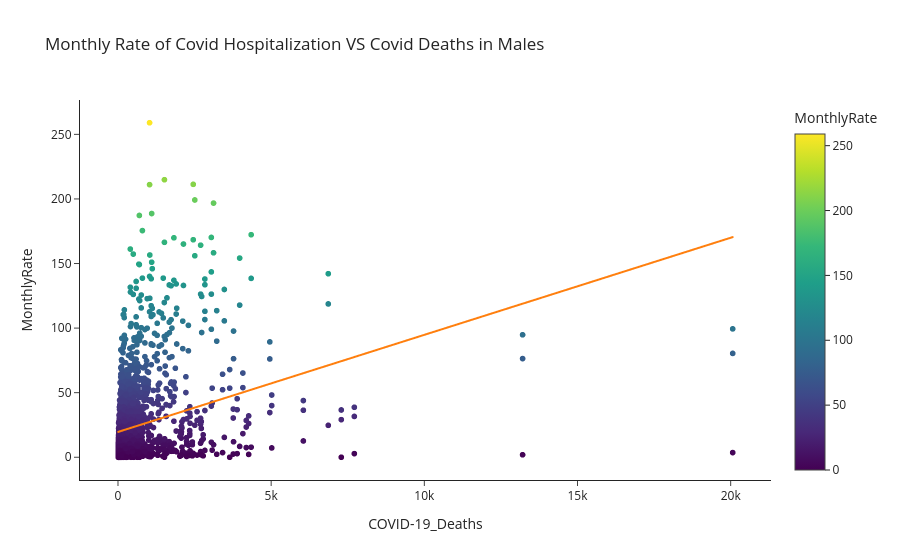

Notebook code cell kept with this figure:
### Code cell
# Creates visualization using plotly
fig = px.scatter(covid_DeathsAndHospital_Male, 
                 x='COVID-19_Deaths', 
                 y='MonthlyRate', 
                 trendline='ols', 
                 color='MonthlyRate',
                 template='simple_white',
                 title = 'Monthly Rate of Covid Hospitalization VS Covid Deaths in Males'
                )
fig.show()

### Figure 1 — Plotly figure (JSON) as saved in the notebook; plotly's stock layout.template omitted (floating-point values rounded to 4 significant figures; data arrays with more than 128 entries replaced by an {"elided": "..."} marker saying what was removed)
{"data": [{"hovertemplate": "COVID-19_Deaths=%{x}<br>MonthlyRate=%{marker.color}<extra></extra>", "legendgroup": "", "marker": {"color": {"elided": "2878 float values"}, "coloraxis": "coloraxis", "symbol": "circle"}, "mode": "markers", "name": "", "showlegend": false, "type": "scattergl", "x": {"elided": "2878 float values"}, "xaxis": "x", "y": {"elided": "2878 float values"}, "yaxis": "y"}, {"hovertemplate": "<b>OLS trendline</b><br>MonthlyRate = 0.00751854 * COVID-19_Deaths + 19.5888<br>R<sup>2</sup>=0.087907<br><br>COVID-19_Deaths=%{x}<br>MonthlyRate=%{y} <b>(trend)</b><extra></extra>", "legendgroup": "", "marker": {"symbol": "circle"}, "mode": "lines", "name": "", "showlegend": false, "type": "scattergl", "x": {"elided": "2535 int values"}, "xaxis": "x", "y": {"elided": "2535 float values"}, "yaxis": "y"}], "layout": {"coloraxis": {"colorbar": {"title": {"text": "MonthlyRate"}}, "colorscale": [[0, "#440154"], [0.1111, "#482878"], [0.2222, "#3e4989"], [0.3333, "#31688e"], [0.4444, "#26828e"], [0.5556, "#1f9e89"], [0.6667, "#35b779"], [0.7778, "#6ece58"], [0.8889, "#b5de2b"], [1, "#fde725"]]}, "legend": {"tracegroupgap": 0}, "title": {"text": "Monthly Rate of Covid Hospitalization VS Covid Deaths in Males"}, "xaxis": {"anchor": "y", "domain": [0, 1], "title": {"text": "COVID-19_Deaths"}}, "yaxis": {"anchor": "x", "domain": [0, 1], "title": {"text": "MonthlyRate"}}}}
